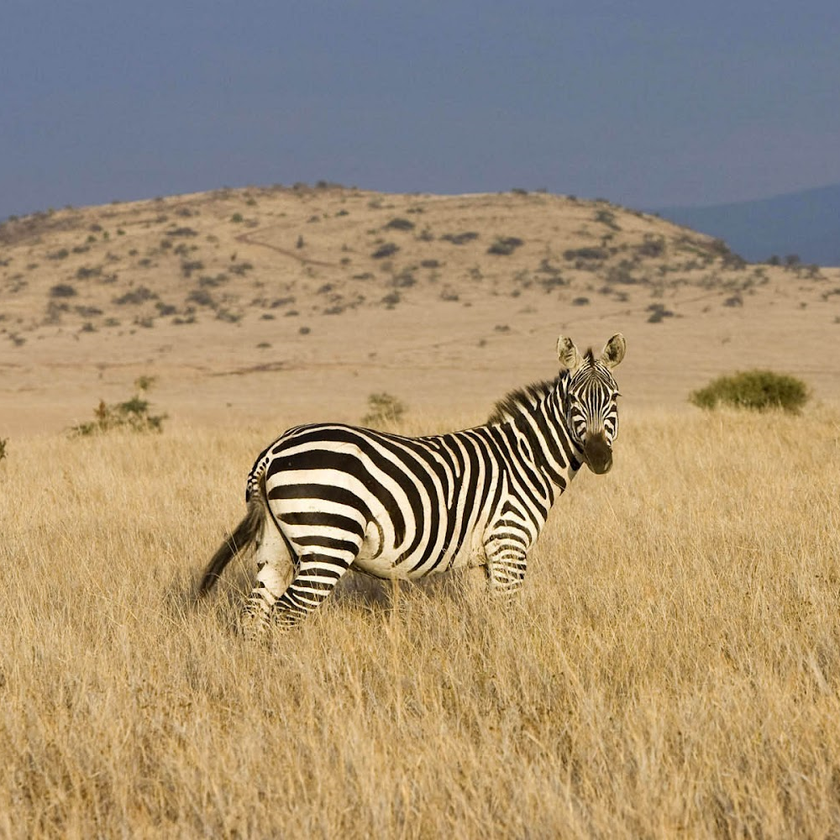
#> input picture zebra.bmp, 840 x 840 px, shrunk from 1000 x 1000 before the run
$ python Costransform.py
#> lines starting #> are read from the running program, lines starting #| are printed output that depends on the picture; after the words box and inside, x2 and y2 are one past the last pixel; in counts of white or black regions, pixels touching at a corner belong together
import cv2
from matplotlib import pyplot as plt
import numpy as np

def process_spectrum(spectrum):
    mag = np.linalg.norm(spectrum, axis=2)
    mag /= mag.max()
    mag **= 1/1
    return mag

def low_pass_filter(radius):
    r = radius
    mask = np.zeros((rows, cols, 2), np.uint8)
    mask_area = (x - center[0]) ** 2 + (y - center[1]) ** 2 <= r * r
    mask[mask_area] = 1
    fshift = dft_shift * mask
    f_ishift = np.fft.ifftshift(fshift)
    img_back = cv2.idft(f_ishift)
    img_back = process_spectrum(img_back)
    #img_back = cv2.magnitude(img_back[:, : 0], img_back[:, :, 1])
    return img_back

def high_pass_filter(radius):
    r = radius
    mask = np.ones((rows, cols, 2), np.uint8)
    mask_area = (x - center[0]) ** 2 + (y - center[1]) ** 2 <= r * r
    mask[mask_area] = 0
    fshift = dft_shift * mask
    f_ishift = np.fft.ifftshift(fshift)
    img_back = cv2.idft(f_ishift)
    img_back = process_spectrum(img_back)
    #img_back = cv2.magnitude(img_back[:, : 0], img_back[:, :, 1])
    return img_back

img = cv2.imread("zebra.bmp", cv2.IMREAD_GRAYSCALE)
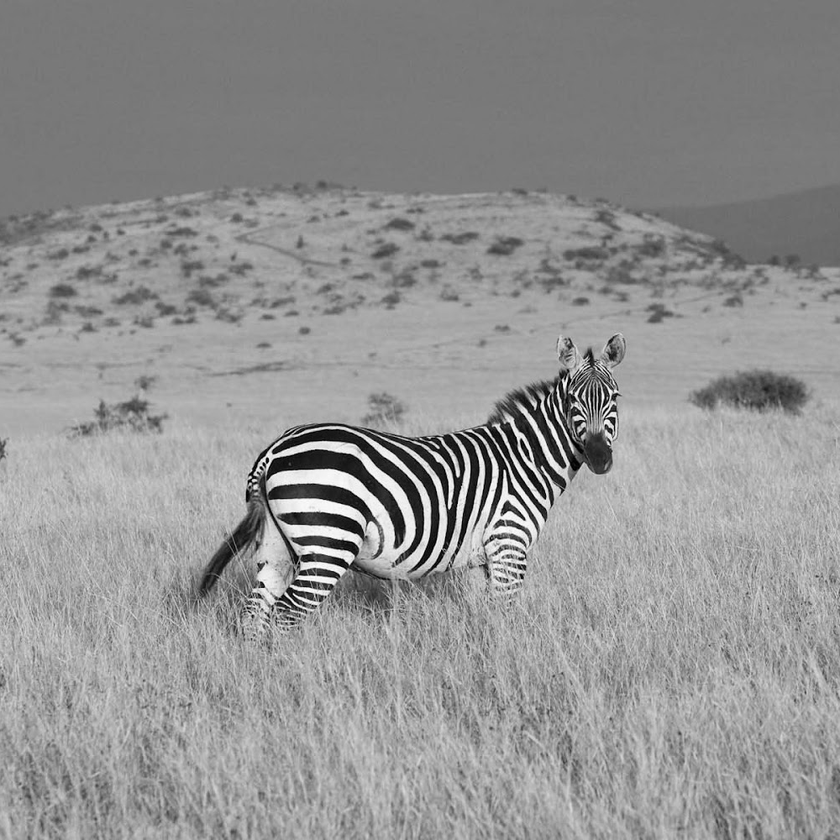
#> img: shape (840, 840); min 0, max 254, mean 146.4

dft = cv2.dft(np.float32(img), flags=cv2.DFT_COMPLEX_OUTPUT)
dft_shift = np.fft.fftshift(dft)
magnitude_spectrum = 20 * np.log(cv2.magnitude(dft_shift[:,:,0], dft_shift[:,:,1])) #magnitude of real and imaginary
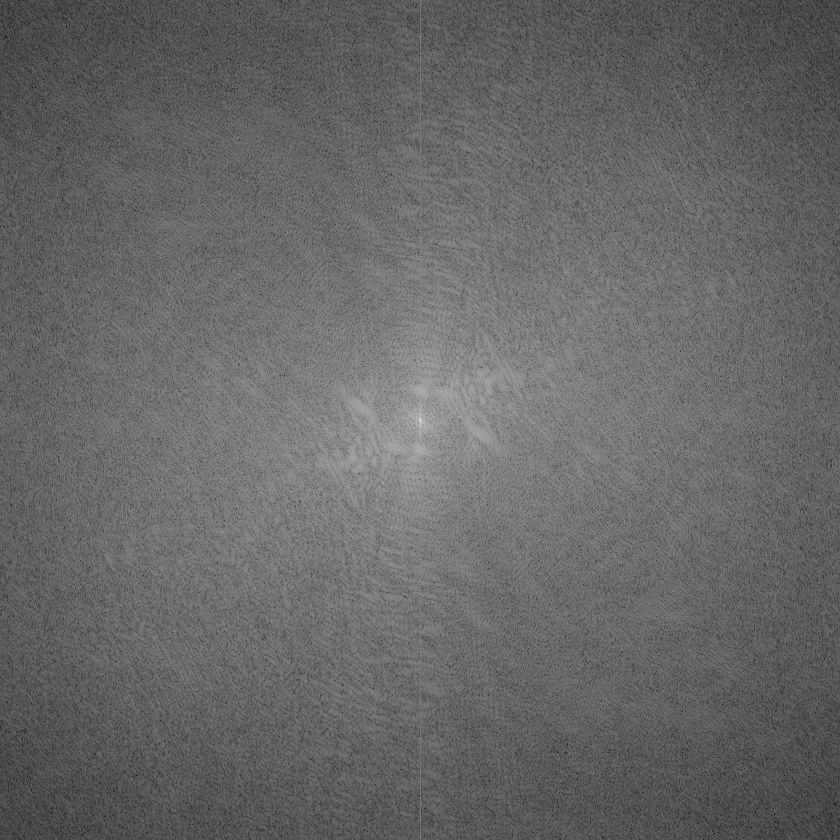
#> magnitude_spectrum: shape (840, 840) float32; min 34.93, max 369.1, mean 170.2; drawn with min black and max white

rows, cols = img.shape
#> rows = 840; cols = 840
crow, ccol = int(rows/2), int(cols/2)
#> crow = 420; ccol = 420
center = [crow, ccol]
#> center = [420, 420]
x, y = np.ogrid[:rows, :cols]
#> x = 840 values from 0 to 839

result1 = low_pass_filter(100)
#> in process_spectrum, `mag = np.linalg.norm(spectrum, axis=2)`:
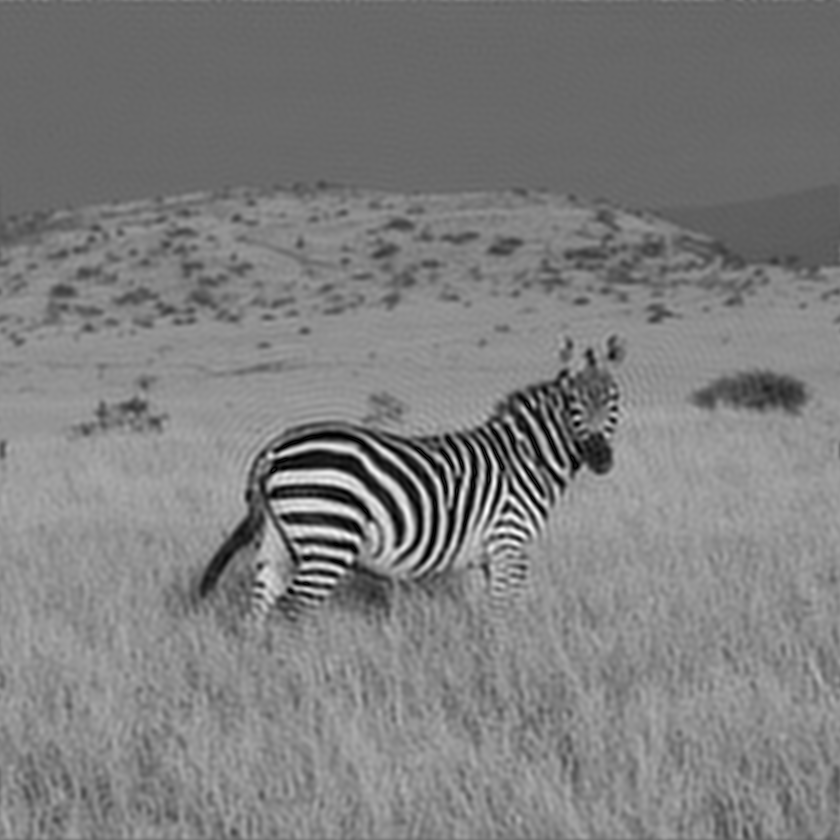
#> mag: shape (840, 840) float32; min 3012, max 208499712, mean 103327320; drawn with min black and max white
result2 = high_pass_filter(100)
#> in process_spectrum (call 2), `mag = np.linalg.norm(spectrum, axis=2)`:
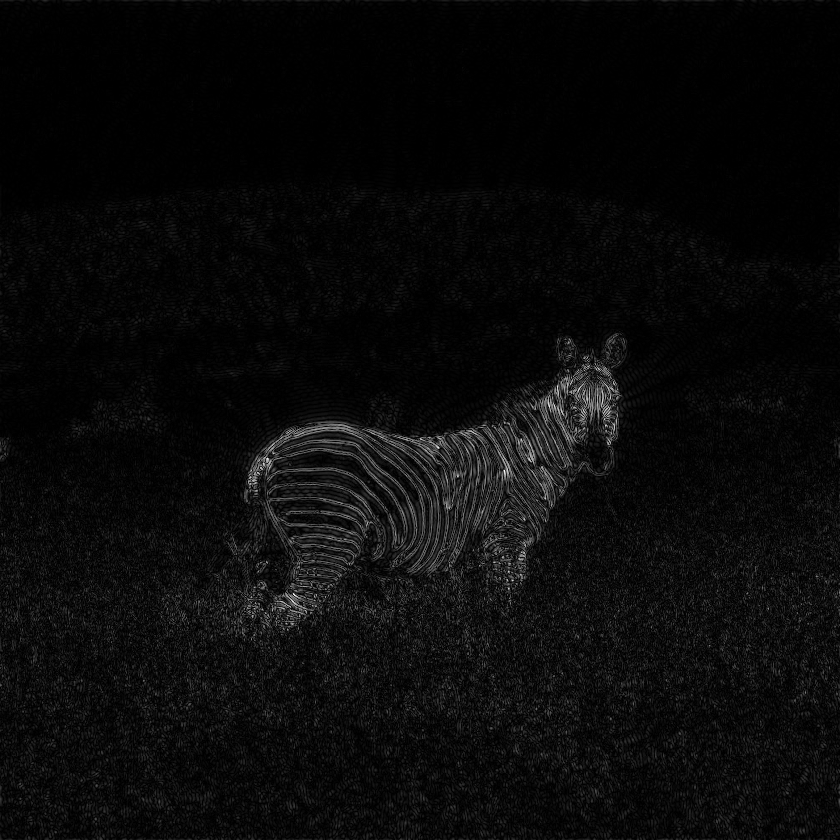
#> mag: shape (840, 840) float32; min 1.24, max 126819712, mean 5291986.5; drawn with min black and max white
result3 = high_pass_filter(low_pass_filter(100))
#> in high_pass_filter (call 2), `mask_area = (x - center[0]) ** 2 + (y - center[1]) ** 2 <= r * r`:
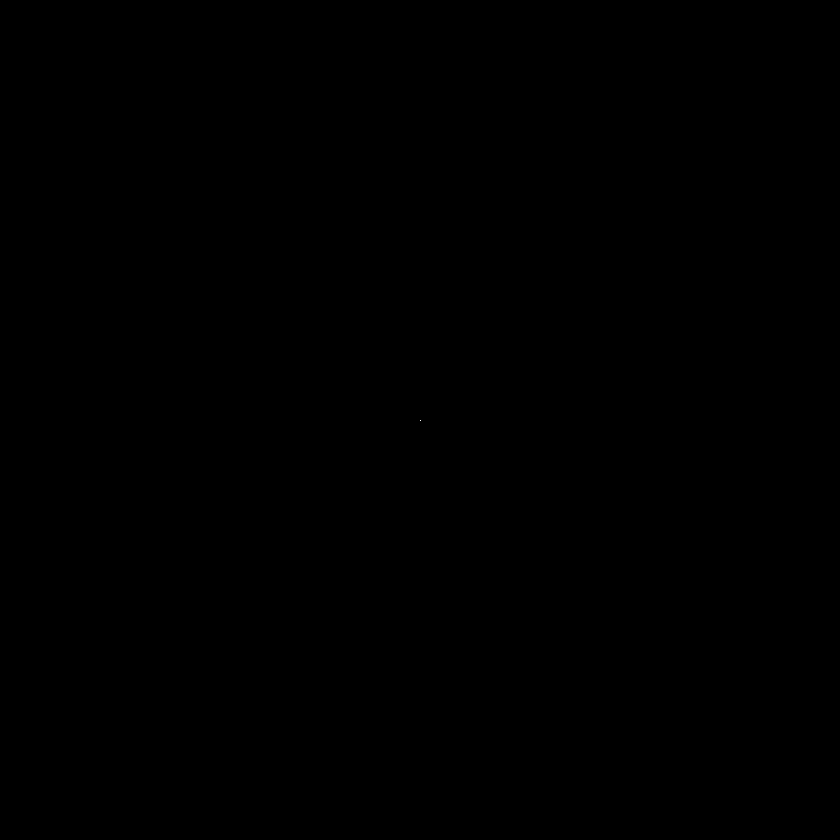
#> mask_area: shape (840, 840) bool; 0% white in thin lines or dots, all inside (x1, y1, x2, y2) = (420, 420, 421, 421)
#> in process_spectrum (call 4), `mag = np.linalg.norm(spectrum, axis=2)`:
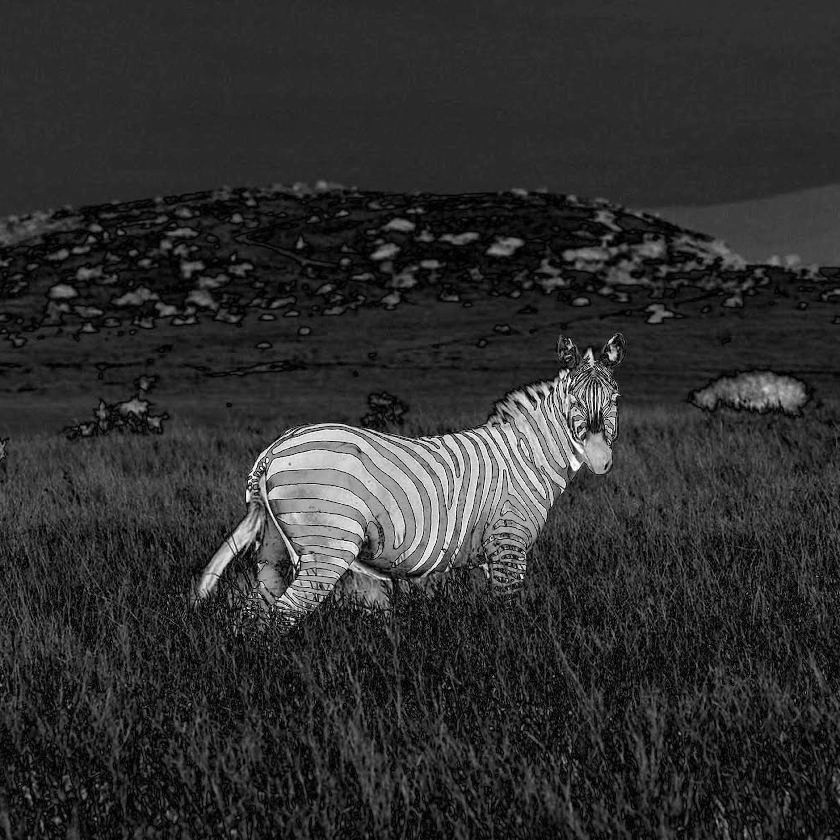
#> mag: shape (840, 840) float32; min 279979.5, max 103297616, mean 19565160; drawn with min black and max white
result4 = low_pass_filter(high_pass_filter(100))
#> in process_spectrum (call 6), `mag = np.linalg.norm(spectrum, axis=2)`: mag: shape (840, 840) float32; every value is 103297600
#> in process_spectrum (call 6), `mag /= mag.max()`: mag: shape (840, 840) float32; every value is 1
cv2.imwrite('low_pass_only.png', 255*result1)
cv2.imwrite('high_pass_only.png', 255*result2)
cv2.imwrite('low_then_high.png', 255*result3)
cv2.imwrite('high_then_low.png', 255*result4)

fig = plt.figure(figsize = (2, 2))
ax1 = fig.add_subplot(2, 2, 1)
ax1.imshow(result1, cmap = 'gray')
ax1.title.set_text('Low-pass')
ax2 = fig.add_subplot(2, 2, 2)
ax2.imshow(result2, cmap = 'gray')
ax2.title.set_text('High-pass')
ax3 = fig.add_subplot(2, 2, 3)
ax3.imshow(result3, cmap = 'gray')
ax3.title.set_text('low then high')
ax4 = fig.add_subplot(2, 2, 4)
ax4.imshow(result4, cmap = 'gray')
ax4.title.set_text('high then low')
plt.show()


cv2.waitKey(0)
cv2.destroyAllWindows()
